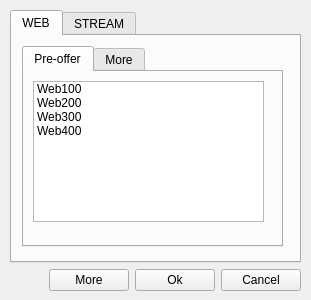
<ui version="4.0" >
 <class>Service</class>
 <widget class="QWidget" name="Service" >
  <property name="geometry" >
   <rect>
    <x>0</x>
    <y>0</y>
    <width>311</width>
    <height>300</height>
   </rect>
  </property>
  <property name="windowTitle" >
   <string>Service</string>
  </property>
  <widget class="QWidget" name="verticalLayout" >
   <property name="geometry" >
    <rect>
     <x>10</x>
     <y>10</y>
     <width>291</width>
     <height>281</height>
    </rect>
   </property>
   <layout class="QVBoxLayout" >
    <item>
     <widget class="QTabWidget" name="serviceBox" >
      <property name="currentIndex" >
       <number>0</number>
      </property>
      <widget class="QWidget" name="tab" >
       <attribute name="title" >
        <string>WEB</string>
       </attribute>
       <widget class="QWidget" name="verticalLayout_2" >
        <property name="geometry" >
         <rect>
          <x>10</x>
          <y>10</y>
          <width>261</width>
          <height>201</height>
         </rect>
        </property>
        <layout class="QVBoxLayout" >
         <item>
          <widget class="QTabWidget" name="tabWidget_2" >
           <property name="currentIndex" >
            <number>0</number>
           </property>
           <widget class="QWidget" name="tab_3" >
            <attribute name="title" >
             <string>Pre-offer</string>
            </attribute>
            <widget class="QWidget" name="verticalLayout_3" >
             <property name="geometry" >
              <rect>
               <x>9</x>
               <y>9</y>
               <width>231</width>
               <height>141</height>
              </rect>
             </property>
             <layout class="QVBoxLayout" >
              <item>
               <widget class="QListWidget" name="offerWebList" >
                <item>
                 <property name="text" >
                  <string>Web100</string>
                 </property>
                 <property name="icon" >
                  <iconset>images/bricks.png</iconset>
                 </property>
                </item>
                <item>
                 <property name="text" >
                  <string>Web200</string>
                 </property>
                 <property name="icon" >
                  <iconset>images/bricks.png</iconset>
                 </property>
                </item>
                <item>
                 <property name="text" >
                  <string>Web300</string>
                 </property>
                 <property name="icon" >
                  <iconset>images/bricks.png</iconset>
                 </property>
                </item>
                <item>
                 <property name="text" >
                  <string>Web400</string>
                 </property>
                 <property name="icon" >
                  <iconset>images/bricks.png</iconset>
                 </property>
                </item>
               </widget>
              </item>
             </layout>
            </widget>
           </widget>
           <widget class="QWidget" name="tab_4" >
            <attribute name="title" >
             <string>More</string>
            </attribute>
            <widget class="QGroupBox" name="groupBox_2" >
             <property name="geometry" >
              <rect>
               <x>11</x>
               <y>9</y>
               <width>231</width>
               <height>151</height>
              </rect>
             </property>
             <property name="title" >
              <string>Web Settings</string>
             </property>
             <widget class="QWidget" name="verticalLayout_4" >
              <property name="geometry" >
               <rect>
                <x>10</x>
                <y>20</y>
                <width>211</width>
                <height>110</height>
               </rect>
              </property>
              <layout class="QVBoxLayout" >
               <item>
                <layout class="QGridLayout" >
                 <item row="0" column="0" >
                  <widget class="QLabel" name="label_3" >
                   <property name="text" >
                    <string>Space :</string>
                   </property>
                  </widget>
                 </item>
                 <item row="1" column="0" >
                  <widget class="QLabel" name="label_4" >
                   <property name="text" >
                    <string>Nb db :</string>
                   </property>
                  </widget>
                 </item>
                 <item row="2" column="0" >
                  <widget class="QLabel" name="label_6" >
                   <property name="text" >
                    <string>Domain :</string>
                   </property>
                   <property name="buddy" >
                    <cstring>repassword</cstring>
                   </property>
                  </widget>
                 </item>
                 <item row="2" column="1" >
                  <widget class="QLineEdit" name="repassword" >
                   <property name="maxLength" >
                    <number>20</number>
                   </property>
                   <property name="echoMode" >
                    <enum>QLineEdit::Password</enum>
                   </property>
                  </widget>
                 </item>
                 <item row="0" column="1" >
                  <widget class="QComboBox" name="comboBox" >
                   <item>
                    <property name="text" >
                     <string>100</string>
                    </property>
                   </item>
                   <item>
                    <property name="text" >
                     <string>150</string>
                    </property>
                   </item>
                   <item>
                    <property name="text" >
                     <string>200</string>
                    </property>
                   </item>
                   <item>
                    <property name="text" >
                     <string>250</string>
                    </property>
                   </item>
                   <item>
                    <property name="text" >
                     <string>300</string>
                    </property>
                   </item>
                   <item>
                    <property name="text" >
                     <string>350</string>
                    </property>
                   </item>
                   <item>
                    <property name="text" >
                     <string>400</string>
                    </property>
                   </item>
                   <item>
                    <property name="text" >
                     <string>450</string>
                    </property>
                   </item>
                   <item>
                    <property name="text" >
                     <string>500</string>
                    </property>
                   </item>
                   <item>
                    <property name="text" >
                     <string>550</string>
                    </property>
                   </item>
                   <item>
                    <property name="text" >
                     <string>600</string>
                    </property>
                   </item>
                   <item>
                    <property name="text" >
                     <string>650</string>
                    </property>
                   </item>
                   <item>
                    <property name="text" >
                     <string>700</string>
                    </property>
                   </item>
                   <item>
                    <property name="text" >
                     <string>750</string>
                    </property>
                   </item>
                   <item>
                    <property name="text" >
                     <string>800</string>
                    </property>
                   </item>
                   <item>
                    <property name="text" >
                     <string>850</string>
                    </property>
                   </item>
                   <item>
                    <property name="text" >
                     <string>900</string>
                    </property>
                   </item>
                   <item>
                    <property name="text" >
                     <string>950</string>
                    </property>
                   </item>
                   <item>
                    <property name="text" >
                     <string>1000</string>
                    </property>
                   </item>
                  </widget>
                 </item>
                 <item row="1" column="1" >
                  <widget class="QComboBox" name="comboBox_2" >
                   <item>
                    <property name="text" >
                     <string>1</string>
                    </property>
                   </item>
                   <item>
                    <property name="text" >
                     <string>2</string>
                    </property>
                   </item>
                   <item>
                    <property name="text" >
                     <string>3</string>
                    </property>
                   </item>
                   <item>
                    <property name="text" >
                     <string>4</string>
                    </property>
                   </item>
                   <item>
                    <property name="text" >
                     <string>5</string>
                    </property>
                   </item>
                   <item>
                    <property name="text" >
                     <string>6</string>
                    </property>
                   </item>
                   <item>
                    <property name="text" >
                     <string>7</string>
                    </property>
                   </item>
                   <item>
                    <property name="text" >
                     <string>8</string>
                    </property>
                   </item>
                   <item>
                    <property name="text" >
                     <string>9</string>
                    </property>
                   </item>
                   <item>
                    <property name="text" >
                     <string>10</string>
                    </property>
                   </item>
                  </widget>
                 </item>
                </layout>
               </item>
              </layout>
             </widget>
            </widget>
           </widget>
          </widget>
         </item>
        </layout>
       </widget>
      </widget>
      <widget class="QWidget" name="tab_2" >
       <attribute name="title" >
        <string>STREAM</string>
       </attribute>
       <widget class="QWidget" name="verticalLayout_7" >
        <property name="geometry" >
         <rect>
          <x>10</x>
          <y>10</y>
          <width>261</width>
          <height>201</height>
         </rect>
        </property>
        <layout class="QVBoxLayout" >
         <item>
          <widget class="QTabWidget" name="tabWidget_3" >
           <property name="currentIndex" >
            <number>0</number>
           </property>
           <widget class="QWidget" name="tab_7" >
            <attribute name="title" >
             <string>Pre-offer</string>
            </attribute>
            <widget class="QWidget" name="verticalLayout_8" >
             <property name="geometry" >
              <rect>
               <x>9</x>
               <y>9</y>
               <width>231</width>
               <height>141</height>
              </rect>
             </property>
             <layout class="QVBoxLayout" >
              <item>
               <widget class="QListWidget" name="offerStreamList" >
                <item>
                 <property name="text" >
                  <string>Strm05</string>
                 </property>
                 <property name="icon" >
                  <iconset>images/bricks.png</iconset>
                 </property>
                </item>
                <item>
                 <property name="text" >
                  <string>Strm10</string>
                 </property>
                 <property name="icon" >
                  <iconset>images/bricks.png</iconset>
                 </property>
                </item>
                <item>
                 <property name="text" >
                  <string>Strm15</string>
                 </property>
                 <property name="icon" >
                  <iconset>images/bricks.png</iconset>
                 </property>
                </item>
                <item>
                 <property name="text" >
                  <string>Strm20</string>
                 </property>
                 <property name="icon" >
                  <iconset>images/bricks.png</iconset>
                 </property>
                </item>
               </widget>
              </item>
             </layout>
            </widget>
           </widget>
           <widget class="QWidget" name="tab_8" >
            <attribute name="title" >
             <string>More</string>
            </attribute>
            <widget class="QGroupBox" name="groupBox_4" >
             <property name="geometry" >
              <rect>
               <x>11</x>
               <y>9</y>
               <width>231</width>
               <height>151</height>
              </rect>
             </property>
             <property name="title" >
              <string>Stream Settings</string>
             </property>
             <widget class="QWidget" name="verticalLayout_9" >
              <property name="geometry" >
               <rect>
                <x>10</x>
                <y>20</y>
                <width>211</width>
                <height>110</height>
               </rect>
              </property>
              <layout class="QVBoxLayout" >
               <item>
                <layout class="QGridLayout" >
                 <item row="0" column="0" >
                  <widget class="QLabel" name="label_9" >
                   <property name="text" >
                    <string>Slots :</string>
                   </property>
                  </widget>
                 </item>
                 <item row="1" column="0" >
                  <widget class="QLabel" name="label_10" >
                   <property name="text" >
                    <string>Bits :</string>
                   </property>
                  </widget>
                 </item>
                 <item row="2" column="0" >
                  <widget class="QLabel" name="label_11" >
                   <property name="text" >
                    <string>Title :</string>
                   </property>
                   <property name="buddy" >
                    <cstring>repassword</cstring>
                   </property>
                  </widget>
                 </item>
                 <item row="2" column="1" >
                  <widget class="QLineEdit" name="repassword_3" >
                   <property name="maxLength" >
                    <number>20</number>
                   </property>
                   <property name="echoMode" >
                    <enum>QLineEdit::Password</enum>
                   </property>
                  </widget>
                 </item>
                 <item row="0" column="1" >
                  <widget class="QComboBox" name="comboBox_5" >
                   <item>
                    <property name="text" >
                     <string>5</string>
                    </property>
                   </item>
                   <item>
                    <property name="text" >
                     <string>10</string>
                    </property>
                   </item>
                   <item>
                    <property name="text" >
                     <string>15</string>
                    </property>
                   </item>
                   <item>
                    <property name="text" >
                     <string>20</string>
                    </property>
                   </item>
                   <item>
                    <property name="text" >
                     <string>25</string>
                    </property>
                   </item>
                   <item>
                    <property name="text" >
                     <string>30</string>
                    </property>
                   </item>
                   <item>
                    <property name="text" >
                     <string>35</string>
                    </property>
                   </item>
                   <item>
                    <property name="text" >
                     <string>40</string>
                    </property>
                   </item>
                   <item>
                    <property name="text" >
                     <string>45</string>
                    </property>
                   </item>
                   <item>
                    <property name="text" >
                     <string>50</string>
                    </property>
                   </item>
                   <item>
                    <property name="text" >
                     <string>55</string>
                    </property>
                   </item>
                   <item>
                    <property name="text" >
                     <string>60</string>
                    </property>
                   </item>
                   <item>
                    <property name="text" >
                     <string>65</string>
                    </property>
                   </item>
                   <item>
                    <property name="text" >
                     <string>70</string>
                    </property>
                   </item>
                   <item>
                    <property name="text" >
                     <string>75</string>
                    </property>
                   </item>
                   <item>
                    <property name="text" >
                     <string>80</string>
                    </property>
                   </item>
                   <item>
                    <property name="text" >
                     <string>85</string>
                    </property>
                   </item>
                   <item>
                    <property name="text" >
                     <string>90</string>
                    </property>
                   </item>
                   <item>
                    <property name="text" >
                     <string>95</string>
                    </property>
                   </item>
                   <item>
                    <property name="text" >
                     <string>100</string>
                    </property>
                   </item>
                   <item>
                    <property name="text" >
                     <string>200</string>
                    </property>
                   </item>
                   <item>
                    <property name="text" >
                     <string>300</string>
                    </property>
                   </item>
                   <item>
                    <property name="text" >
                     <string>400</string>
                    </property>
                   </item>
                   <item>
                    <property name="text" >
                     <string>500</string>
                    </property>
                   </item>
                  </widget>
                 </item>
                 <item row="1" column="1" >
                  <widget class="QComboBox" name="comboBox_6" >
                   <item>
                    <property name="text" >
                     <string>24</string>
                    </property>
                   </item>
                   <item>
                    <property name="text" >
                     <string>32</string>
                    </property>
                   </item>
                   <item>
                    <property name="text" >
                     <string>48</string>
                    </property>
                   </item>
                   <item>
                    <property name="text" >
                     <string>64</string>
                    </property>
                   </item>
                   <item>
                    <property name="text" >
                     <string>128</string>
                    </property>
                   </item>
                   <item>
                    <property name="text" >
                     <string>256</string>
                    </property>
                   </item>
                  </widget>
                 </item>
                </layout>
               </item>
              </layout>
             </widget>
            </widget>
           </widget>
          </widget>
         </item>
        </layout>
       </widget>
      </widget>
     </widget>
    </item>
    <item>
     <layout class="QHBoxLayout" >
      <item>
       <spacer>
        <property name="orientation" >
         <enum>Qt::Horizontal</enum>
        </property>
        <property name="sizeHint" >
         <size>
          <width>40</width>
          <height>20</height>
         </size>
        </property>
       </spacer>
      </item>
      <item>
       <widget class="QPushButton" name="pushButton" >
        <property name="text" >
         <string>More</string>
        </property>
       </widget>
      </item>
      <item>
       <widget class="QPushButton" name="pushButtonOk_3" >
        <property name="text" >
         <string>Ok</string>
        </property>
       </widget>
      </item>
      <item>
       <widget class="QPushButton" name="pushButtonCancel_3" >
        <property name="text" >
         <string>Cancel</string>
        </property>
       </widget>
      </item>
     </layout>
    </item>
   </layout>
  </widget>
 </widget>
 <resources/>
 <connections>
  <connection>
   <sender>offerWebList</sender>
   <signal>doubleClicked(QModelIndex)</signal>
   <receiver>pushButtonOk_3</receiver>
   <slot>click()</slot>
   <hints>
    <hint type="sourcelabel" >
     <x>75</x>
     <y>160</y>
    </hint>
    <hint type="destinationlabel" >
     <x>190</x>
     <y>275</y>
    </hint>
   </hints>
  </connection>
  <connection>
   <sender>offerStreamList</sender>
   <signal>doubleClicked(QModelIndex)</signal>
   <receiver>pushButtonOk_3</receiver>
   <slot>click()</slot>
   <hints>
    <hint type="sourcelabel" >
     <x>141</x>
     <y>158</y>
    </hint>
    <hint type="destinationlabel" >
     <x>191</x>
     <y>271</y>
    </hint>
   </hints>
  </connection>
 </connections>
</ui>
